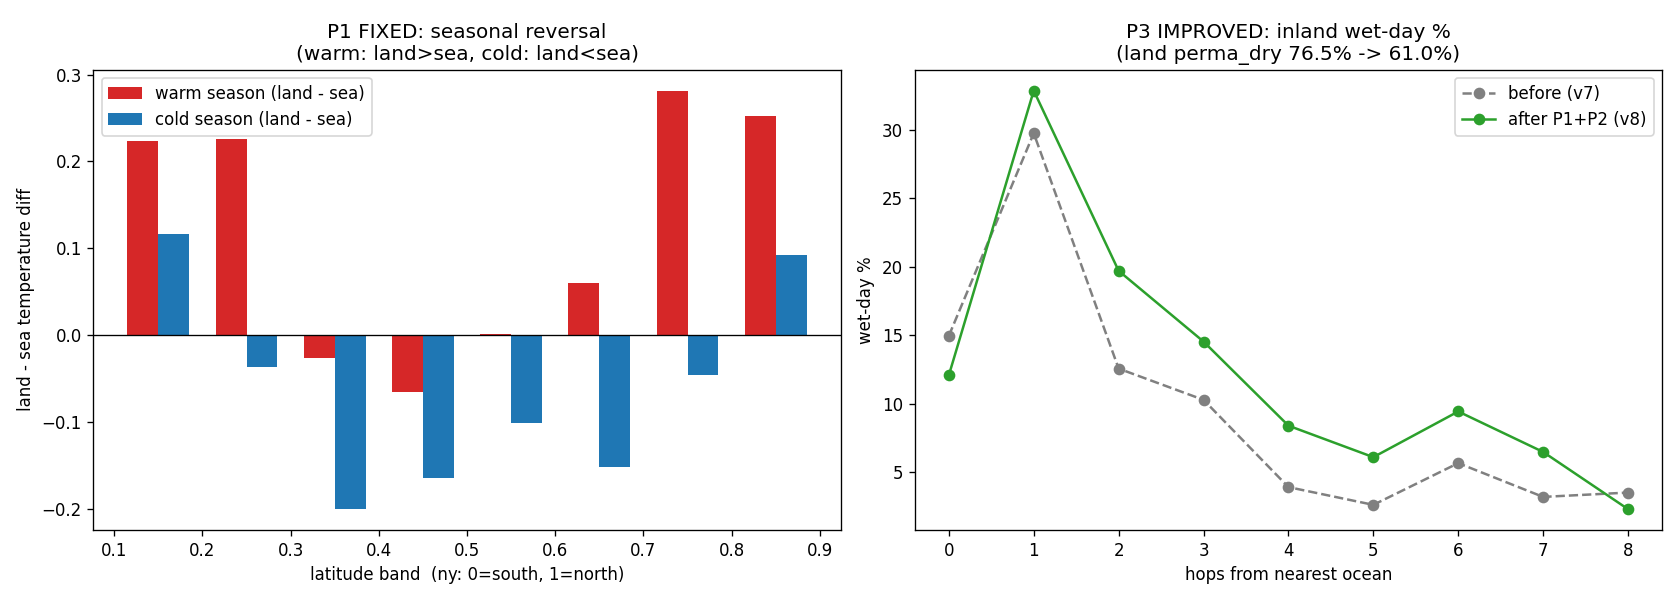

This figure's Python source:
"""P1 温差季节反转 + P3 内陆湿润 修复前后对比图(英文标签避免字体问题)。"""
import numpy as np, matplotlib, warnings
warnings.filterwarnings('ignore')
matplotlib.use('Agg')
import matplotlib.pyplot as plt
from collections import deque

V8 = r'd:/Godot/ProjectKeynes/Project.Keynes/tmp/_wx_fields_v8.npz'
V7 = r'd:/Godot/ProjectKeynes/Project.Keynes/tmp/_wx_fields_v7.npz'


def p1_bands(npz):
    z = np.load(npz, allow_pickle=True)
    py = z['py'].astype(float); is_water = z['st_is_water_arr'] > 0.5
    warm = 40
    dy = lambda k: z['dy_' + k].astype(float)
    temp = dy('temp_arr')[warm:]; dev = dy('insolation_dev_arr')[warm:]; base = dy('temp_baseline_arr')[warm:]
    good = (base > 0.3) & np.isfinite(temp) & np.isfinite(dev)
    devg = np.where(good, dev, np.nan)
    dlo = np.nanpercentile(devg, 33, axis=0); dhi = np.nanpercentile(devg, 67, axis=0)
    wm = good & (dev >= dhi[None, :]); cm = good & (dev <= dlo[None, :])
    def sm(m):
        den = m.sum(0); num = np.where(m, temp, 0.0).sum(0)
        return np.where(den > 5, num / np.maximum(den, 1), np.nan)
    warmT, coldT = sm(wm), sm(cm)
    ny = (py - py.min()) / (py.max() - py.min() + 1e-9)
    b, wd, cd = [], [], []
    for k in range(10):
        lo, hi = k / 10, (k + 1) / 10
        mb = (ny >= lo) & (ny < hi); L = mb & ~is_water; S = mb & is_water
        b.append((lo + hi) / 2)
        if L.sum() < 5 or S.sum() < 5:
            wd.append(np.nan); cd.append(np.nan); continue
        wd.append(np.nanmean(warmT[L]) - np.nanmean(warmT[S]))
        cd.append(np.nanmean(coldT[L]) - np.nanmean(coldT[S]))
    return np.array(b), np.array(wd), np.array(cd)


def hop_wet(npz):
    z = np.load(npz, allow_pickle=True)
    NC = int(z['NC']); NB = z['NB']; is_water = z['st_is_water_arr'] > 0.5
    ND = int(z['ND']); warm = 40 if ND >= 80 else max(2, ND // 4)
    precip = np.nan_to_num(z['dy_weather_precip_arr'].astype(float))
    wet = (precip[warm:] > 0.02).mean(0)
    hop = np.full(NC, -1, int); dq = deque()
    for c in range(NC):
        if is_water[c]:
            hop[c] = 0; dq.append(c)
    while dq:
        c = dq.popleft()
        for k in range(6):
            nb = NB[c, k]
            if nb >= 0 and hop[nb] < 0:
                hop[nb] = hop[c] + 1; dq.append(nb)
    xs, ws = [], []
    for h in range(0, 9):
        m = (hop == h) if h < 8 else (hop >= 8)
        if m.sum() < 3:
            continue
        xs.append(h); ws.append(wet[m].mean() * 100)
    return np.array(xs), np.array(ws)


b, wd, cd = p1_bands(V8)
x7, w7 = hop_wet(V7); x8, w8 = hop_wet(V8)

fig, ax = plt.subplots(1, 2, figsize=(14, 5))
W = 0.035
ax[0].bar(b - W / 2, wd, W, label='warm season (land - sea)', color='tab:red')
ax[0].bar(b + W / 2, cd, W, label='cold season (land - sea)', color='tab:blue')
ax[0].axhline(0, color='k', lw=0.8)
ax[0].set_xlabel('latitude band  (ny: 0=south, 1=north)')
ax[0].set_ylabel('land - sea temperature diff')
ax[0].set_title('P1 FIXED: seasonal reversal\n(warm: land>sea, cold: land<sea)')
ax[0].legend()
ax[1].plot(x7, w7, 'o--', color='gray', label='before (v7)')
ax[1].plot(x8, w8, 'o-', color='tab:green', label='after P1+P2 (v8)')
ax[1].set_xlabel('hops from nearest ocean')
ax[1].set_ylabel('wet-day %')
ax[1].set_title('P3 IMPROVED: inland wet-day %\n(land perma_dry 76.5% -> 61.0%)')
ax[1].legend()
fig.tight_layout()
out = r'd:/Godot/ProjectKeynes/Project.Keynes/tmp/_wx_p1p3_compare.png'
fig.savefig(out, dpi=120)
print('[OK]', out)
